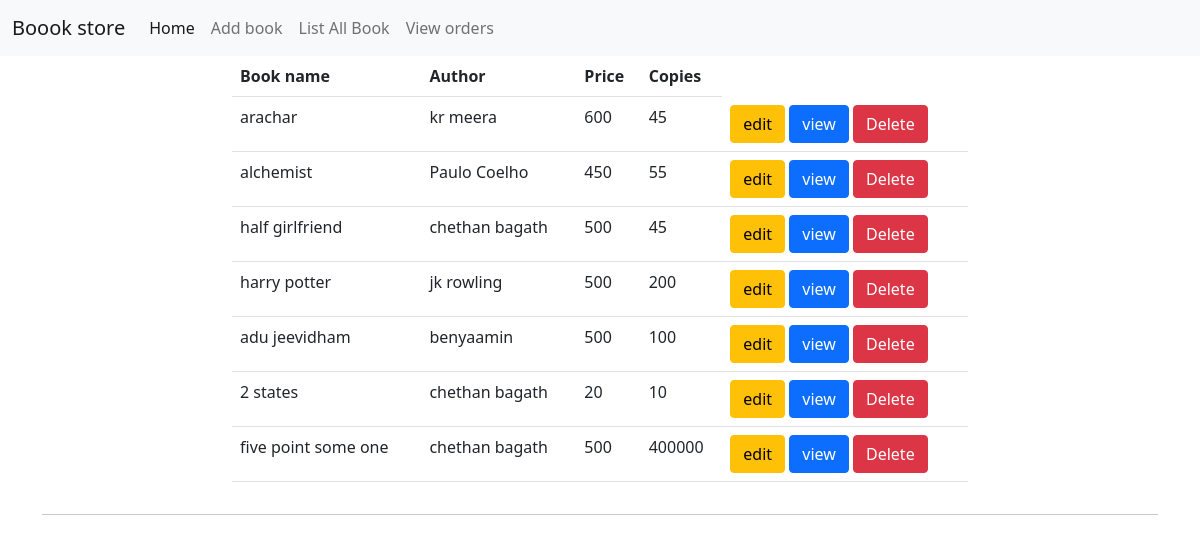
The page /books/list on the database as committed earlier.
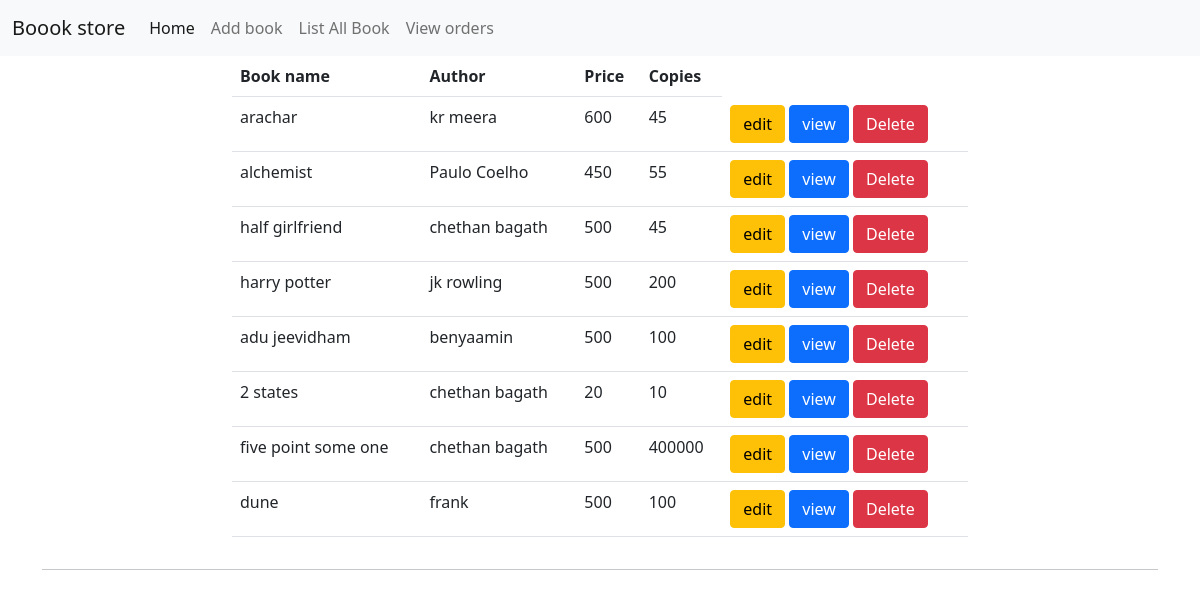
The same page on the database as committed later.
### book/models.py (models this page shows, shortened)
class Books(models.Model):
    book_name = models.CharField(max_length=120, unique=True)
    author = models.CharField(max_length=80)
    amount = models.PositiveIntegerField()
    copies = models.PositiveIntegerField()
    image = models.ImageField(upload_to="images", null=True)

### book/views.py (the view)
# urls.py: path('books/list', bv.BookList.as_view(), name="allbooks"),
class BookList(ListView):
    model = Books
    template_name = "book_list.html"
    context_object_name = "books"

### book/templates/book_list.html
{%extends 'base.html'%}
{%block body_block%}
<div class="row">
    <div class="col-2"></div>
    <div class="col-8">
        <table class="table">
            <tr>
                <th>Book name</th>
                <th>Author</th>
                <th>Price</th>
                <th>Copies</th>
            </tr>
            {%for book in books%}
            <tr>
                <td>{{book.book_name}}</td>
                <td>{{book.author}}</td>
                <td>{{book.amount}}</td>
                <td>{{book.copies}}</td>
                <td>
                    <a href="{%url 'change book' book.id%}" class="btn btn-warning">edit</a>
                    <a href="{%url 'book details' book.id%}" class="btn btn-primary">view</a>
                    <a href="{%url 'delete book' book.id%}" class="btn btn-danger">Delete</a>
                </td>
                {%endfor%}
            </tr>
        </table>
    </div>
    <div class="col-2"></div>
</div>
<hr>
{%endblock%}

### book/templates/base.html (shortened to what this page needs)
<!DOCTYPE html>
<html lang="en">
<head>
    <link href="https://cdn.jsdelivr.net/npm/bootstrap@5.1.3/dist/css/bootstrap.min.css" rel="stylesheet"
>
</head>
<body>
<nav class="navbar navbar-expand-lg navbar-light bg-light">
    <div class="container-fluid">
        <a class="navbar-brand" href="#">Boook store</a>
        <div class="collapse navbar-collapse" id="navbarSupportedContent">
            <ul class="navbar-nav me-auto mb-2 mb-lg-0">
                <li class="nav-item">
                    <a class="nav-link active" aria-current="page" href="#">Home</a>
                </li>
                <li class="nav-item">
                    <a class="nav-link" href="{%url 'addbook'%}">Add book</a>
                </li>
                <li class="nav-item">
                    <a class="nav-link" href="{%url 'allbooks'%}">List All Book</a>
                </li>
                <li class="nav-item">
                    <a class="nav-link" href="#">View orders</a>
                </li>
            </ul>
        </div>
    </div>
</nav>
<div class="container">
    {%block body_block%}
    {%endblock%}
</div>
</body>
</html>

Rows that differ between the two databases and show on the page:
added Books: book_name "dune", author "frank", amount "500", copies "100"
